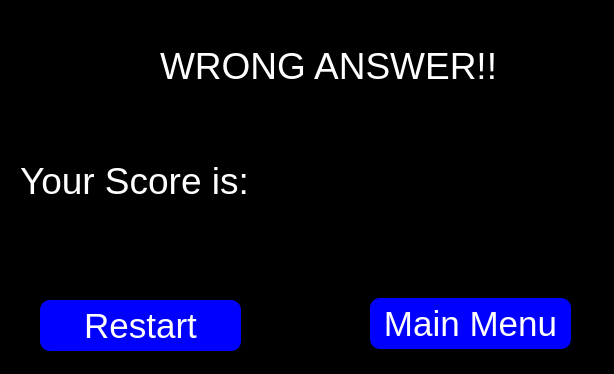
<?xml version="1.0" encoding="UTF-8"?>
<ui version="4.0">
 <class>Dialog</class>
 <widget class="QDialog" name="Dialog">
  <property name="geometry">
   <rect>
    <x>0</x>
    <y>0</y>
    <width>614</width>
    <height>374</height>
   </rect>
  </property>
  <property name="windowTitle">
   <string>Dialog</string>
  </property>
  <widget class="QLabel" name="label">
   <property name="geometry">
    <rect>
     <x>180</x>
     <y>90</y>
     <width>47</width>
     <height>13</height>
    </rect>
   </property>
   <property name="text">
    <string>Wrong</string>
   </property>
  </widget>
  <widget class="QPushButton" name="restart">
   <property name="geometry">
    <rect>
     <x>40</x>
     <y>300</y>
     <width>201</width>
     <height>51</height>
    </rect>
   </property>
   <property name="font">
    <font>
     <pointsize>26</pointsize>
    </font>
   </property>
   <property name="styleSheet">
    <string notr="true">.QPushButton {
background-color: blue;
border-radius: 10px;
color: white
}

.QPushButton:hover {
background-color: white;
border-radius: 10px;
color: black
}</string>
   </property>
   <property name="text">
    <string>Restart</string>
   </property>
  </widget>
  <widget class="QLabel" name="label_2">
   <property name="geometry">
    <rect>
     <x>0</x>
     <y>-10</y>
     <width>631</width>
     <height>391</height>
    </rect>
   </property>
   <property name="styleSheet">
    <string notr="true">.QLabel {
background-color: black
}</string>
   </property>
   <property name="text">
    <string/>
   </property>
  </widget>
  <widget class="QLabel" name="label_3">
   <property name="geometry">
    <rect>
     <x>160</x>
     <y>10</y>
     <width>591</width>
     <height>111</height>
    </rect>
   </property>
   <property name="font">
    <font>
     <pointsize>28</pointsize>
    </font>
   </property>
   <property name="styleSheet">
    <string notr="true">.QLabel {
color: white;
}</string>
   </property>
   <property name="text">
    <string>WRONG ANSWER!!</string>
   </property>
  </widget>
  <widget class="QLabel" name="label_4">
   <property name="geometry">
    <rect>
     <x>20</x>
     <y>140</y>
     <width>241</width>
     <height>81</height>
    </rect>
   </property>
   <property name="font">
    <font>
     <pointsize>28</pointsize>
    </font>
   </property>
   <property name="styleSheet">
    <string notr="true">.QLabel {
color: white;
}</string>
   </property>
   <property name="text">
    <string>Your Score is:</string>
   </property>
  </widget>
  <widget class="QLabel" name="sco">
   <property name="geometry">
    <rect>
     <x>260</x>
     <y>150</y>
     <width>111</width>
     <height>71</height>
    </rect>
   </property>
   <property name="font">
    <font>
     <pointsize>36</pointsize>
    </font>
   </property>
   <property name="text">
    <string/>
   </property>
  </widget>
  <widget class="QPushButton" name="main_menu">
   <property name="geometry">
    <rect>
     <x>370</x>
     <y>298</y>
     <width>201</width>
     <height>51</height>
    </rect>
   </property>
   <property name="font">
    <font>
     <pointsize>26</pointsize>
    </font>
   </property>
   <property name="styleSheet">
    <string notr="true">.QPushButton {
background-color: blue;
border-radius: 10px;
color: white
}

.QPushButton:hover {
background-color: white;
border-radius: 10px;
color: black
}</string>
   </property>
   <property name="text">
    <string>Main Menu</string>
   </property>
  </widget>
  <zorder>label_2</zorder>
  <zorder>label</zorder>
  <zorder>restart</zorder>
  <zorder>label_3</zorder>
  <zorder>label_4</zorder>
  <zorder>sco</zorder>
  <zorder>main_menu</zorder>
 </widget>
 <resources/>
 <connections/>
</ui>
